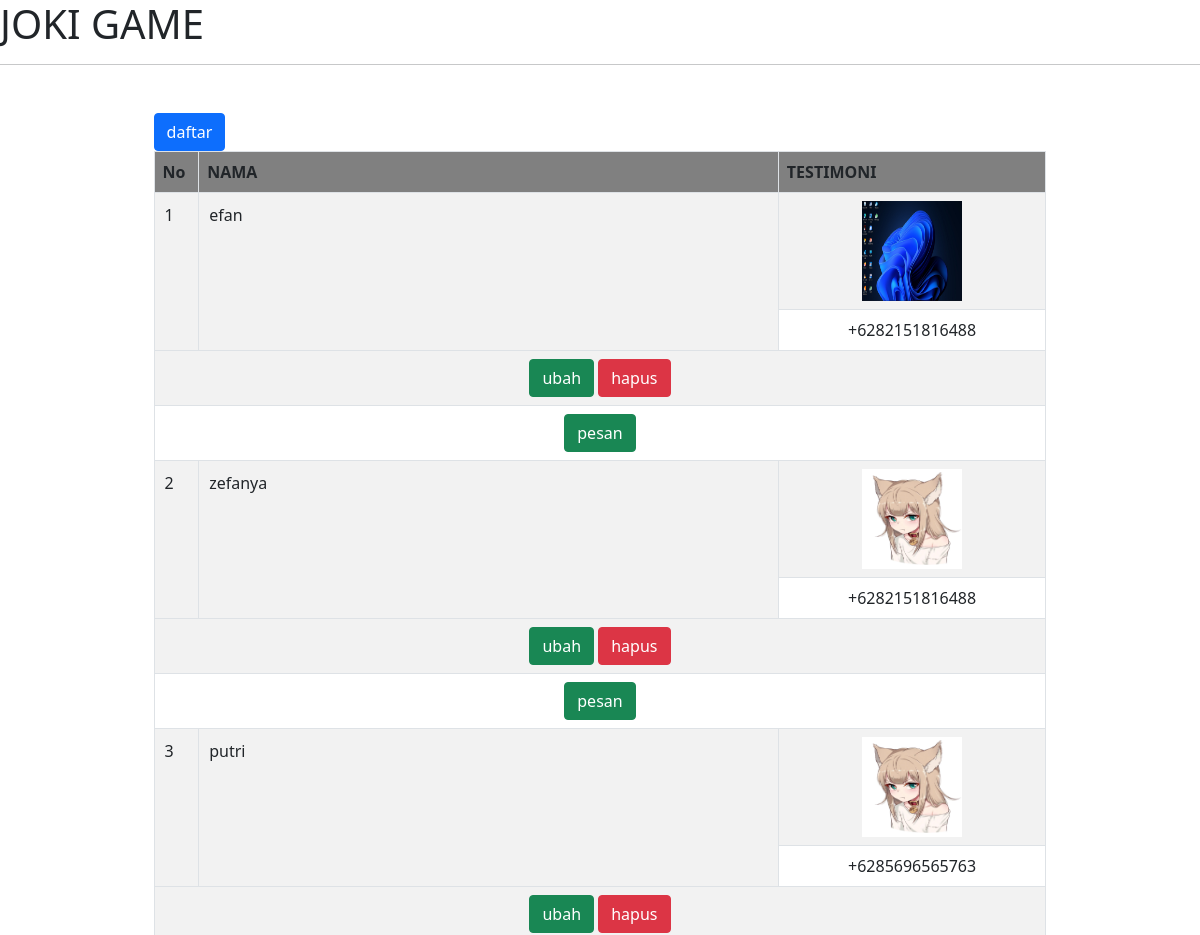
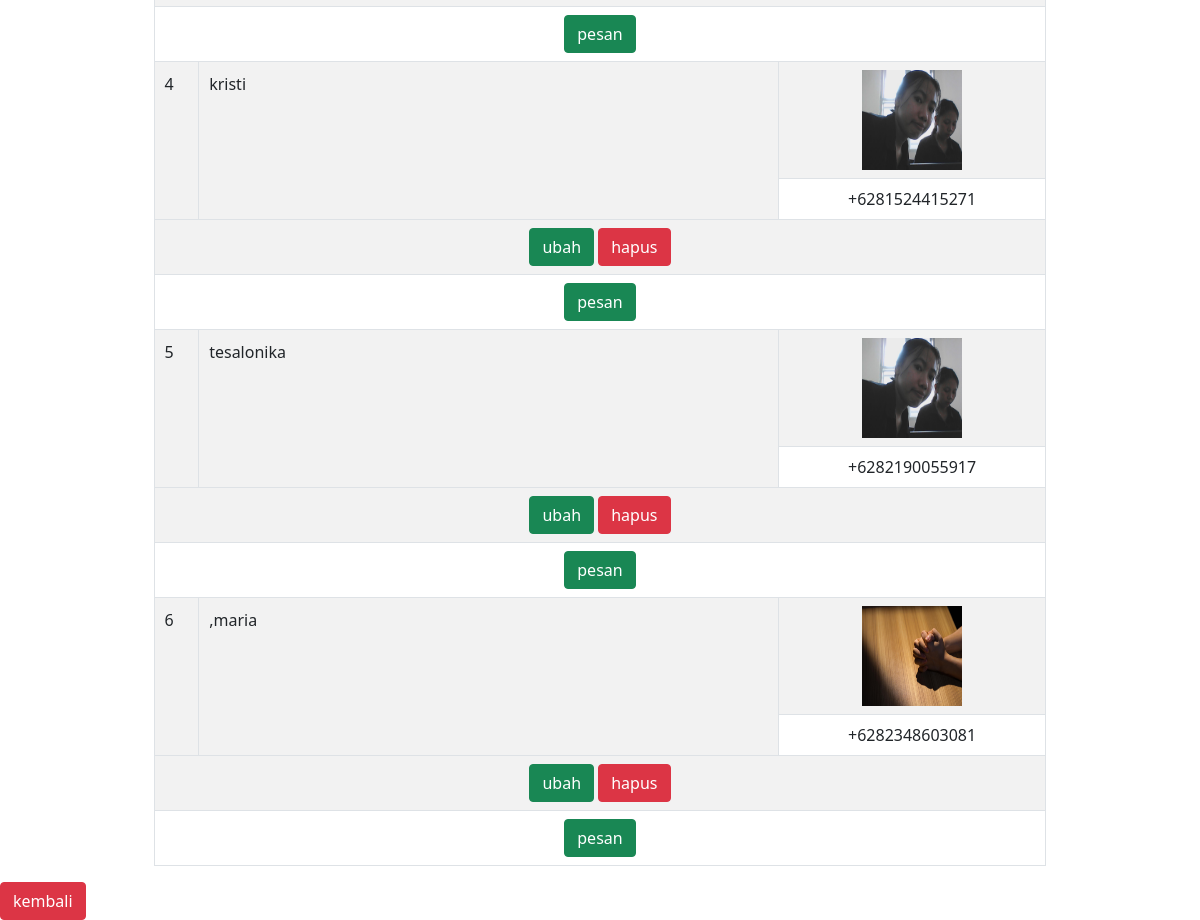
The app's page /jokigame.php (signed in) with its own data (2 pictures, top to bottom).
### tables this page shows
CREATE TABLE `client` (
  `id` int(20) NOT NULL,
  `nama` varchar(50) NOT NULL,
  `hp` char(15) NOT NULL,
  `foto` varchar(100) NOT NULL
);

### control-game.php (called while the page is built, shortened)
<?php
function select($query)
{
  global $koneksi;
$result = mysqli_query($koneksi, $query);
$rows = [];
while ($row = mysqli_fetch_assoc ($result)) {
  $rows[] = $row;
}
return $rows;
}

### jokigame.php (the view, shortened to what this page needs)
<?php session_start();
include 'header-game.php';
$client=select("SELECT * FROM client");
?>
      </thead>
      <tbody>
      <?php  $no = 1; ?>
        <?php foreach ($client as $cl): ?>
<div>
          <tr style="background-color: white;">
          <td rowspan ="2" style="padding: 10px;" width="5%"><?= $no++; ?></td>
              <td rowspan="2" style="padding : 10px; "><?= $cl ['nama'];?> </td>
              <td class="text-center">
              <img src= "assets-game/img/<?= $cl ['foto'];?>" width="100" height="100"  >
              </td>
          </tr>
        </div>
<tr style="background-color: white;">
  <td  width = "30%" class="text-center"> <?=$cl['hp'];?> <br>
     </td>
</tr>
<?php if($_SESSION['level'] == 1) : ?>
<tr>
  <td colspan= "3" width = "30%" class="text-center">
  <a href="ubah-game.php?id=<?= $cl['id'];?>" class="btn btn-success">ubah</a>
  <a href="hapus-game.php?id=<?=$cl['id'];?>" class="btn btn-danger">hapus</a>
  </td>
</tr>
<?php endif ?>
<?php if($_SESSION['level'] == 1 or $_SESSION['level'] == 3 )  : ?>
<tr>
  <td colspan= "3" width = "30%" class="text-center">
  <a href="https://wa.me/<?= $cl['hp'];?>?text=halo, saya ingin memesan jasa joki game" target= "_blank " class ="btn btn-success">pesan</a>
  </td>
</tr>
<?php endif ?>
<?php endforeach; ?>
      </tbody>
  </table>
 </div>
 <a  href="pusatjasa.php" class ="btn btn-danger">kembali</a>

### header-game.php (shortened to what this page needs)
<!doctype html>
<html lang="en">
  <head>
    <link href="https://cdn.jsdelivr.net/npm/bootstrap@5.0.2/dist/css/bootstrap.min.css" rel="stylesheet">
  </head>
  <body style="background-color: white;">
    <h1>JOKI GAME</h1>
    <hr>
  <div class="container mt-5">
  <?php if($_SESSION['level'] == 1 or $_SESSION['level'] == 2) : ?>
  <a href="tambah-game.php" class="btn btn-primary " style="margin-left :10%">daftar</a>
  <?php endif ?>
    <table class="table table-bordered table-striped ;"  style="width: 80%; background-color: white; margin-left:10%;margin-right:auto;">
      <thead >
          <tr style="background-color:gray;">
          <th style=" text-center padding: 10px;">No</th>
              <th style=" text-center padding: 10px;">NAMA</th>
              <th style=" text-center padding: 10px;">TESTIMONI</th>
          </tr>

### records on screen
client: nama "efan", foto (picture), hp "+6282151816488"
client: nama "zefanya", foto (picture), hp "+6282151816488"
client: nama "putri", foto (picture), hp "+6285696565763"
client: nama "kristi", foto (picture), hp "+6281524415271"
client: nama "tesalonika", foto (picture), hp "+6282190055917"
client: nama ",maria", foto (picture), hp "+6282348603081"
